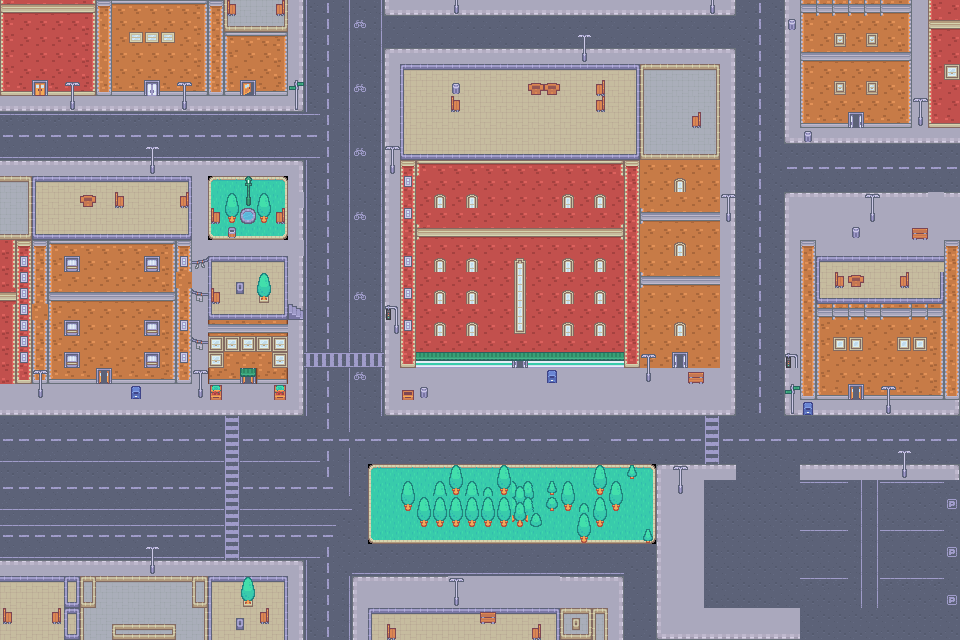

The image is a tile-based game level rendered from a .tmx file. Its description and source (layers, tilesets, objects; grid data summarised) follow:
An orthogonal 60x40 tile map with 16x16 px tiles, 2 tile layers (ground, objects), 2 tilesets and 21 objects.

<map version="1.10" tiledversion="1.11.2" orientation="orthogonal" renderorder="right-down" width="60" height="40" tilewidth="16" tileheight="16" infinite="0" nextlayerid="6" nextobjectid="24">
 <tileset firstgid="1" name="urban_tiles" tilewidth="16" tileheight="16" tilecount="486" columns="27">
  <image source="urban_tiles.png" width="432" height="288" />
  <tile id="16">
   <properties>
    <property name="collides" type="bool" value="true" />
   </properties>
  </tile>
  <tile id="17">
   <properties>
    <property name="collides" type="bool" value="true" />
   </properties>
  </tile>
  <tile id="18">
   <properties>
    <property name="collides" type="bool" value="true" />
   </properties>
  </tile>
  <tile id="19">
   <properties>
    <property name="collides" type="bool" value="true" />
   </properties>
  </tile>
  <tile id="20">
   <properties>
    <property name="collides" type="bool" value="true" />
   </properties>
  </tile>
  <tile id="21">
   <properties>
    <property name="collides" type="bool" value="true" />
   </properties>
  </tile>
  <tile id="22">
   <properties>
    <property name="collides" type="bool" value="true" />
   </properties>
  </tile>
  <tile id="43">
   <properties>
    <property name="collides" type="bool" value="true" />
   </properties>
  </tile>
  <tile id="44">
   <properties>
    <property name="collides" type="bool" value="true" />
   </properties>
  </tile>
  <tile id="45">
   <properties>
    <property name="collides" type="bool" value="true" />
   </properties>
  </tile>
  <tile id="46">
   <properties>
    <property name="collides" type="bool" value="true" />
   </properties>
  </tile>
  <tile id="47">
   <properties>
    <property name="collides" type="bool" value="true" />
   </properties>
  </tile>
  <tile id="48">
   <properties>
    <property name="collides" type="bool" value="true" />
   </properties>
  </tile>
  <tile id="49">
   <properties>
    <property name="collides" type="bool" value="true" />
   </properties>
  </tile>
  <tile id="70">
   <properties>
    <property name="collides" type="bool" value="true" />
   </properties>
  </tile>
  <tile id="71">
   <properties>
    <property name="collides" type="bool" value="true" />
   </properties>
  </tile>
  <tile id="72">
   <properties>
    <property name="collides" type="bool" value="true" />
   </properties>
  </tile>
  <tile id="73">
   <properties>
    <property name="collides" type="bool" value="true" />
   </properties>
  </tile>
  <tile id="74">
   <properties>
    <property name="collides" type="bool" value="true" />
   </properties>
  </tile>
  <tile id="75">
   <properties>
    <property name="collides" type="bool" value="true" />
   </properties>
  </tile>
  <tile id="76">
   <properties>
    <property name="collides" type="bool" value="true" />
   </properties>
  </tile>
  <tile id="81">
   <properties>
    <property name="collides" type="bool" value="true" />
   </properties>
  </tile>
  <tile id="82">
   <properties>
    <property name="collides" type="bool" value="true" />
   </properties>
  </tile>
  <tile id="83">
   <properties>
    <property name="collides" type="bool" value="true" />
   </properties>
  </tile>
  <tile id="84">
   <properties>
    <property name="collides" type="bool" value="true" />
   </properties>
  </tile>
  <tile id="85">
   <properties>
    <property name="collides" type="bool" value="true" />
   </properties>
  </tile>
  <tile id="86">
   <properties>
    <property name="collides" type="bool" value="true" />
   </properties>
  </tile>
  <tile id="87">
   <properties>
    <property name="collides" type="bool" value="true" />
   </properties>
  </tile>
  <tile id="88">
   <properties>
    <property name="collides" type="bool" value="true" />
   </properties>
  </tile>
  <tile id="89">
   <properties>
    <property name="collides" type="bool" value="true" />
   </properties>
  </tile>
  <tile id="90">
   <properties>
    <property name="collides" type="bool" value="true" />
   </properties>
  </tile>
  <tile id="91">
   <properties>
    <property name="collides" type="bool" value="true" />
   </properties>
  </tile>
  <tile id="92">
   <properties>
    <property name="collides" type="bool" value="true" />
   </properties>
  </tile>
  <tile id="93">
   <properties>
    <property name="collides" type="bool" value="true" />
   </properties>
  </tile>
  <tile id="94">
   <properties>
    <property name="collides" type="bool" value="true" />
   </properties>
  </tile>
  <tile id="95">
   <properties>
    <property name="collides" type="bool" value="true" />
   </properties>
  </tile>
  <tile id="96">
   <properties>
    <property name="collides" type="bool" value="true" />
   </properties>
  </tile>
  <tile id="97">
   <properties>
    <property name="collides" type="bool" value="true" />
   </properties>
  </tile>
  <tile id="98">
   <properties>
    <property name="collides" type="bool" value="true" />
   </properties>
  </tile>
  <tile id="99">
   <properties>
    <property name="collides" type="bool" value="true" />
   </properties>
  </tile>
  <tile id="100">
   <properties>
    <property name="collides" type="bool" value="true" />
   </properties>
  </tile>
  <tile id="101">
   <properties>
    <property name="collides" type="bool" value="true" />
   </properties>
  </tile>
  <tile id="102">
   <properties>
    <property name="collides" type="bool" value="true" />
   </properties>
  </tile>
  <tile id="103">
   <properties>
    <property name="collides" type="bool" value="true" />
   </properties>
  </tile>
  <tile id="108">
   <properties>
    <property name="collides" type="bool" value="true" />
   </properties>
  </tile>
  <tile id="109">
   <properties>
    <property name="collides" type="bool" value="true" />
   </properties>
  </tile>
  <tile id="110">
   <properties>
    <property name="collides" type="bool" value="true" />
   </properties>
  </tile>
  <tile id="111">
   <properties>
    <property name="collides" type="bool" value="true" />
   </properties>
  </tile>
  <tile id="112">
   <properties>
    <property name="collides" type="bool" value="true" />
   </properties>
  </tile>
  <tile id="113">
   <properties>
    <property name="collides" type="bool" value="true" />
   </properties>
  </tile>
  <tile id="114">
   <properties>
    <property name="collides" type="bool" value="true" />
   </properties>
  </tile>
  <tile id="115">
   <properties>
    <property name="collides" type="bool" value="true" />
   </properties>
  </tile>
  <tile id="116">
   <properties>
    <property name="collides" type="bool" value="true" />
   </properties>
  </tile>
  <tile id="117">
   <properties>
    <property name="collides" type="bool" value="true" />
   </properties>
  </tile>
  <tile id="118">
   <properties>
    <property name="collides" type="bool" value="true" />
   </properties>
  </tile>
  <tile id="119">
   <properties>
    <property name="collides" type="bool" value="true" />
   </properties>
  </tile>
  <tile id="120">
   <properties>
    <property name="collides" type="bool" value="true" />
   </properties>
  </tile>
  <tile id="121">
   <properties>
    <property name="collides" type="bool" value="true" />
   </properties>
  </tile>
  <tile id="122">
   <properties>
    <property name="collides" type="bool" value="true" />
   </properties>
  </tile>
  <tile id="123">
   <properties>
    <property name="collides" type="bool" value="true" />
   </properties>
  </tile>
  <tile id="124">
   <properties>
    <property name="collides" type="bool" value="true" />
   </properties>
  </tile>
  <tile id="125">
   <properties>
    <property name="collides" type="bool" value="true" />
   </properties>
  </tile>
  <tile id="126">
   <properties>
    <property name="collides" type="bool" value="true" />
   </properties>
  </tile>
  <tile id="127">
   <properties>
    <property name="collides" type="bool" value="true" />
   </properties>
  </tile>
  <tile id="128">
   <properties>
    <property name="collides" type="bool" value="true" />
   </properties>
  </tile>
  <tile id="129">
   <properties>
    <property name="collides" type="bool" value="true" />
   </properties>
  </tile>
  <tile id="130">
   <properties>
    <property name="collides" type="bool" value="true" />
   </properties>
  </tile>
  <tile id="135">
   <properties>
    <property name="collides" type="bool" value="true" />
   </properties>
  </tile>
  <tile id="136">
   <properties>
    <property name="collides" type="bool" value="true" />
   </properties>
  </tile>
  <tile id="137">
   <properties>
    <property name="collides" type="bool" value="true" />
   </properties>
  </tile>
  <tile id="138">
   <properties>
    <property name="collides" type="bool" value="true" />
   </properties>
  </tile>
  <tile id="139">
   <properties>
    <property name="collides" type="bool" value="true" />
   </properties>
  </tile>
  <tile id="140">
   <properties>
    <property name="collides" type="bool" value="true" />
   </properties>
  </tile>
  <tile id="141">
   <properties>
    <property name="collides" type="bool" value="true" />
   </properties>
  </tile>
  <tile id="142">
   <properties>
    <property name="collides" type="bool" value="true" />
   </properties>
  </tile>
  <tile id="143">
   <properties>
    <property name="collides" type="bool" value="true" />
   </properties>
  </tile>
  <tile id="144">
   <properties>
    <property name="collides" type="bool" value="true" />
   </properties>
  </tile>
  <tile id="145">
   <properties>
    <property name="collides" type="bool" value="true" />
   </properties>
  </tile>
  <tile id="146">
   <properties>
    <property name="collides" type="bool" value="true" />
   </properties>
  </tile>
  <tile id="147">
   <properties>
    <property name="collides" type="bool" value="true" />
   </properties>
  </tile>
  <tile id="148">
   <properties>
    <property name="collides" type="bool" value="true" />
   </properties>
  </tile>
  <tile id="149">
   <properties>
    <property name="collides" type="bool" value="true" />
   </properties>
  </tile>
  <tile id="150">
   <properties>
    <property name="collides" type="bool" value="true" />
   </properties>
  </tile>
  <tile id="151">
   <properties>
    <property name="collides" type="bool" value="true" />
   </properties>
  </tile>
  <tile id="152">
   <properties>
    <property name="collides" type="bool" value="true" />
   </properties>
  </tile>
  <tile id="153">
   <properties>
    <property name="collides" type="bool" value="true" />
   </properties>
  </tile>
  <tile id="154">
   <properties>
    <property name="collides" type="bool" value="true" />
   </properties>
  </tile>
  <tile id="155">
   <properties>
    <property name="collides" type="bool" value="true" />
   </properties>
  </tile>
  <tile id="156">
   <properties>
    <property name="collides" type="bool" value="true" />
   </properties>
  </tile>
  <tile id="157">
   <properties>
    <property name="collides" type="bool" value="true" />
   </properties>
  </tile>
  <tile id="178">
   <properties>
    <property name="collides" type="bool" value="true" />
   </properties>
  </tile>
  <tile id="179">
   <properties>
    <property name="collides" type="bool" value="true" />
   </properties>
  </tile>
  <tile id="180">
   <properties>
    <property name="collides" type="bool" value="true" />
   </properties>
  </tile>
  <tile id="181">
   <properties>
    <property name="collides" type="bool" value="true" />
   </properties>
  </tile>
  <tile id="182">
   <properties>
    <property name="collides" type="bool" value="true" />
   </properties>
  </tile>
  <tile id="183">
   <properties>
    <property name="collides" type="bool" value="true" />
   </properties>
  </tile>
  <tile id="184">
   <properties>
    <property name="collides" type="bool" value="true" />
   </properties>
  </tile>
  <tile id="205">
   <properties>
    <property name="collides" type="bool" value="true" />
   </properties>
  </tile>
  <tile id="206">
   <properties>
    <property name="collides" type="bool" value="true" />
   </properties>
  </tile>
  <tile id="207">
   <properties>
    <property name="collides" type="bool" value="true" />
   </properties>
  </tile>
  <tile id="208">
   <properties>
    <property name="collides" type="bool" value="true" />
   </properties>
  </tile>
  <tile id="209">
   <properties>
    <property name="collides" type="bool" value="true" />
   </properties>
  </tile>
  <tile id="210">
   <properties>
    <property name="collides" type="bool" value="true" />
   </properties>
  </tile>
  <tile id="211">
   <properties>
    <property name="collides" type="bool" value="true" />
   </properties>
  </tile>
  <tile id="232">
   <properties>
    <property name="collides" type="bool" value="true" />
   </properties>
  </tile>
  <tile id="233">
   <properties>
    <property name="collides" type="bool" value="true" />
   </properties>
  </tile>
  <tile id="234">
   <properties>
    <property name="collides" type="bool" value="true" />
   </properties>
  </tile>
  <tile id="235">
   <properties>
    <property name="collides" type="bool" value="true" />
   </properties>
  </tile>
  <tile id="236">
   <properties>
    <property name="collides" type="bool" value="true" />
   </properties>
  </tile>
  <tile id="237">
   <properties>
    <property name="collides" type="bool" value="true" />
   </properties>
  </tile>
  <tile id="238">
   <properties>
    <property name="collides" type="bool" value="true" />
   </properties>
  </tile>
  <tile id="251">
   <properties>
    <property name="collides" type="bool" value="true" />
   </properties>
  </tile>
  <tile id="252">
   <properties>
    <property name="collides" type="bool" value="true" />
   </properties>
  </tile>
  <tile id="253">
   <properties>
    <property name="collides" type="bool" value="true" />
   </properties>
  </tile>
  <tile id="259">
   <properties>
    <property name="collides" type="bool" value="true" />
   </properties>
  </tile>
  <tile id="260">
   <properties>
    <property name="collides" type="bool" value="true" />
   </properties>
  </tile>
  <tile id="261">
   <properties>
    <property name="collides" type="bool" value="true" />
   </properties>
  </tile>
  <tile id="262">
   <properties>
    <property name="collides" type="bool" value="true" />
   </properties>
  </tile>
  <tile id="263">
   <properties>
    <property name="collides" type="bool" value="true" />
   </properties>
  </tile>
  <tile id="264">
   <properties>
    <property name="collides" type="bool" value="true" />
   </properties>
  </tile>
  <tile id="265">
   <properties>
    <property name="collides" type="bool" value="true" />
   </properties>
  </tile>
  <tile id="278">
   <properties>
    <property name="collides" type="bool" value="true" />
   </properties>
  </tile>
  <tile id="279">
   <properties>
    <property name="collides" type="bool" value="true" />
   </properties>
  </tile>
  <tile id="280">
   <properties>
    <property name="collides" type="bool" value="true" />
   </properties>
  </tile>
  <tile id="286">
   <properties>
    <property name="collides" type="bool" value="true" />
   </properties>
  </tile>
  <tile id="287">
   <properties>
    <property name="collides" type="bool" value="true" />
   </properties>
  </tile>
  <tile id="288">
   <properties>
    <property name="collides" type="bool" value="true" />
   </properties>
  </tile>
  <tile id="289">
   <properties>
    <property name="collides" type="bool" value="true" />
   </properties>
  </tile>
  <tile id="290">
   <properties>
    <property name="collides" type="bool" value="true" />
   </properties>
  </tile>
  <tile id="291">
   <properties>
    <property name="collides" type="bool" value="true" />
   </properties>
  </tile>
  <tile id="292">
   <properties>
    <property name="collides" type="bool" value="true" />
   </properties>
  </tile>
  <tile id="305">
   <properties>
    <property name="collides" type="bool" value="true" />
   </properties>
  </tile>
  <tile id="306">
   <properties>
    <property name="collides" type="bool" value="true" />
   </properties>
  </tile>
  <tile id="307">
   <properties>
    <property name="collides" type="bool" value="true" />
   </properties>
  </tile>
 </tileset>
 <tileset firstgid="487" name="urban_tiles" tilewidth="16" tileheight="16" tilecount="486" columns="27">
  <image source="urban_tiles.png" width="432" height="288" />
 </tileset>
 <layer id="1" name="ground" width="60" height="40">
  <data>[2400 cells, 2400 non-empty, 108 distinct tile ids]</data>
 </layer>
 <objectgroup id="5" name="car-route">
  <object id="21" x="11.6993" y="453.348">
   <polyline points="0,0 952.03,0" />
  </object>
  <object id="22" x="4.38723" y="147.704">
   <polyline points="0,0 330.505,1.46241 333.43,-114.068 737.055,-112.606 744.367,-111.143 744.367,33.6355 952.03,32.1731" />
  </object>
  <object id="23" x="753.142" y="5.84965">
   <polyline points="0,0 -4.38723,421.174 -756.067,419.712" />
  </object>
 </objectgroup>
 <objectgroup id="4" name="posts">
  <object id="1" x="71.2121" y="87.9697" width="2.18182" height="20.9091">
   <properties>
    <property name="post" type="object" value="0" />
    <property name="radius" type="float" value="32" />
   </properties>
  </object>
  <object id="2" x="183.152" y="94.2424" width="2.18182" height="15.0909">
   <properties>
    <property name="post" type="object" value="0" />
    <property name="radius" type="float" value="32" />
   </properties>
  </object>
  </objectgroup>
 <layer id="3" name="objects" width="60" height="40">
  <data>[2400 cells, 217 non-empty, 47 distinct tile ids]</data>
 </layer>
</map>
<!-- 16 of 21 objects omitted -->
